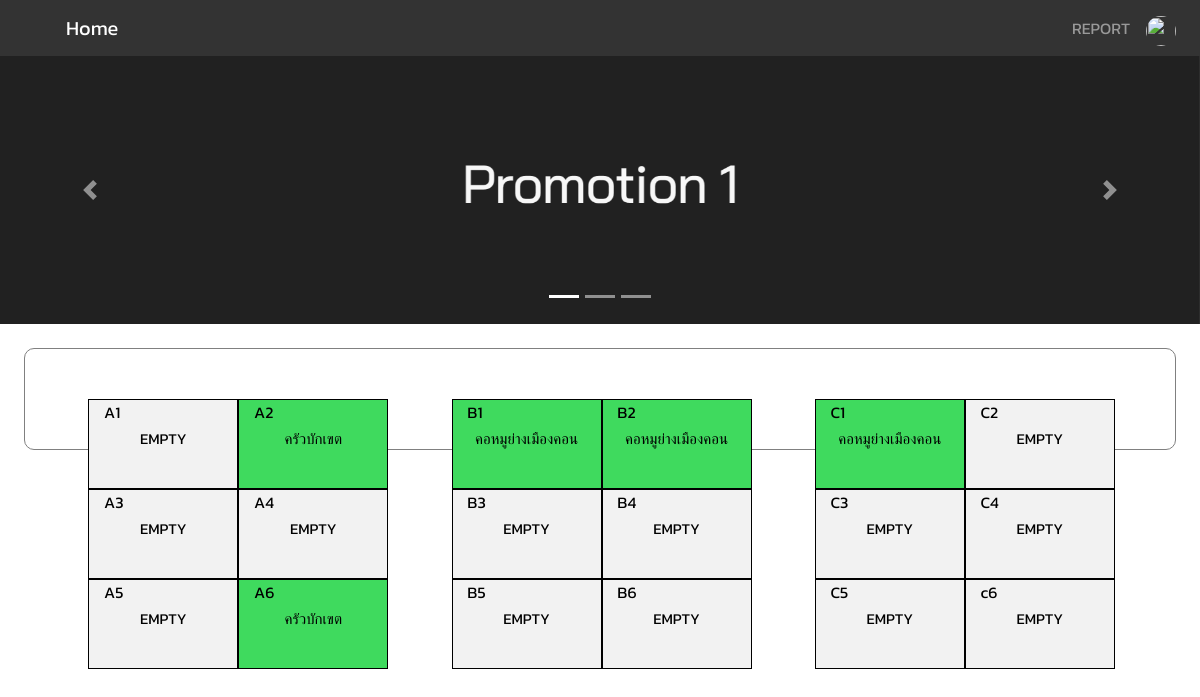
The app's page / (signed in) with its own data.
### tables this page shows
CREATE TABLE `block` (
  `block_id` int(10) NOT NULL,
  `block_code` varchar(255) NOT NULL,
  `shop_id` int(10) NOT NULL,
  `price` int(10) NOT NULL
);

CREATE TABLE `shop` (
  `shop_id` int(10) NOT NULL,
  `user_id` int(10) NOT NULL,
  `name` varchar(255) NOT NULL,
  `info` varchar(255) NOT NULL,
  `img` varchar(255) NOT NULL
);

### content/index.php (the view, shortened to what this page needs)
<body>
	<div id="carouselExampleIndicators" class="carousel slide" data-ride="carousel">
		<ol class="carousel-indicators">
			<li data-target="#carouselExampleIndicators" data-slide-to="0" class="active"></li>
			<li data-target="#carouselExampleIndicators" data-slide-to="1"></li>
			<li data-target="#carouselExampleIndicators" data-slide-to="2"></li>
		</ol>
		<div class="carousel-inner">
			<div class="carousel-item active">
				<img src="src/img/PM1.png" class="d-block w-100" alt="...">
			</div>
		</div>
		<a class="carousel-control-prev" href="#carouselExampleIndicators" role="button" data-slide="prev">
			<span class="carousel-control-prev-icon" aria-hidden="true"></span>
		</a>
		<a class="carousel-control-next" href="#carouselExampleIndicators" role="button" data-slide="next">
			<span class="carousel-control-next-icon" aria-hidden="true"></span>
		</a>
	</div>
	<div class="con">
		<?php
			if (isset($_SESSION['username'])) {
				$username = $_SESSION['username'];
				$query = mysqli_query($conn, "SELECT role FROM user WHERE username = '$username'") or die(mysqli_error($conn));
				$result = mysqli_fetch_array($query);
				$role = $result[0];
			}
			$count = 1;
			$query = mysqli_query($conn, "select * from block");
			while ($result = mysqli_fetch_assoc($query)) {
				$name_query = mysqli_query($conn, "select name from shop where shop_id =" . $result['shop_id']) or die(mysqli_error($query));
				$result_name = mysqli_fetch_assoc($name_query);
				$name = $result_name['name'];
				if ($count % 2 == 1) {
					$ml = "";
				};
				if ($count % 2 == 0) {
					$ml = "style='margin-left:0'";
				};
				if ($name == "EMPTY") {
					if (isset($role)) {
						if ($role == "merchant") { ?>
							<div class="card-act emp-card" <?php echo ($ml) ?> onclick="books('<?php echo $result['block_code']?>','<?php echo $result['price'] ?>');">
								<div class="nav-code"><span><?php echo ($result['block_code']) ?></span></div>
								<div class="t-incard"><span><?php echo ($name) ?></span></div>
							</div>
						<?php }
						else { ?>
							<div class="card-act emp-card" <?php echo ($ml) ?>>
								<div class="nav-code"><span><?php echo ($result['block_code']) ?></span></div>
								<div class="t-incard"><span><?php echo ($name) ?></span></div>
							</div>
						<?php }
					}
				}
				else { ?>
						<div class="card-act" <?php echo ($ml) ?> onclick="shop('<?php echo ($result['block_code']) ?>');">
							<div class="nav-code"><span><?php echo ($result['block_code']) ?></span></div>
							<div class="t-incard"><span><?php echo ($name) ?></span></div>
						</div>
				<?php }
				$count++;
			}
		?>
	</div>
</body>

### src/css/mystyle.css (style rules this page uses)
* { font-family: 'Kanit', sans-serif !important; }
.card-act { position: relative; display: -webkit-box; display: -webkit-flex; display: -moz-box; display: -ms-flexbox; display: flex; -ms-flex-direction: column; flex-direction: column; width: 12.5vw; height: 50%; word-wrap: break-word; background-color: rgb(63, 218, 94); background-clip: border-box; float: left; border: solid black 1px; height: 90px; margin-left: 5.5%; overflow: scroll; scrollbar-width: none; table-layout: fixed; border-collapse: collapse; cursor: pointer; }
.card-act .t-incard { width: 100% }
.emp-card { background-color: #f2f2f2; }
.con { text-align: center; border: solid gray 1.5px; border-radius: 10px; padding: 1.5%; margin-top: 2%; margin-left: 2%; margin-right: 2%; padding: 50px 0 50px 0; min-height: -webkit-fill-available; }
.t-incard { text-align: center; width: 100%; color: black; font-size: 15px; text-align: center; vertical-align: middle; line-height: 4rem; }
.nav-code { width: 100%; font-size: 16px; color: black; height: 8%; text-align: left; padding-left: 10%; }

### src/css/register.css (style rules this page uses)
* { margin: 0px; padding: 0px; box-sizing: border-box; }
body, html { height: 100%; font-family: 'kanit', sans-serif; }
a { font-family: 'kanit'; font-size: 14px; line-height: 1.7; color: #707070; margin: 0px; transition: all 0.4s; -webkit-transition: all 0.4s; -o-transition: all 0.4s; -moz-transition: all 0.4s; }
ul, li { margin: 0px; list-style-type: none; }

### src/css/change.css (style rules this page uses)
body { margin: 0; background-size: 100%; background-repeat: no-repeat; background-position: right top; background-attachment: fixed; font-family: 'Kanit', sans-serif; }

### src/css/shopedit.css (style rules this page uses)
body { margin: 0; background-color: red; background-size: 100%; background-repeat: no-repeat; background-position: right top; background-attachment: fixed; font-family: 'Kanit', sans-serif; }
.active, .pic1:hover { opacity: 1; }
.active, .demo:hover { opacity: 1; }

### src/css/shopinfo.css (style rules this page uses)
* { box-sizing: border-box; }
body { margin: 0; padding: 0; background-color: red; background-size: 100%; background-repeat: no-repeat; background-position: right top; background-attachment: fixed; font-family: 'Kanit', sans-serif; }

### src/css/demo.css (style rules this page uses)
*, *:after, *:before { -webkit-box-sizing: border-box; box-sizing: border-box; }
body { font-family: Avenir, 'Helvetica Neue', 'Lato', 'Segoe UI', Helvetica, Arial, sans-serif; color: #4b0f31; background-color: #f1e5e6; -webkit-font-smoothing: antialiased; -moz-osx-font-smoothing: grayscale; }
a { outline: none; color: #d3394c; text-decoration: none; }

### records on screen
block: block_code "A1", shop.name "EMPTY"
block: block_code "A2", shop.name "ครัวบักเขต"
block: block_code "B1", shop.name "คอหมูย่างเมืองคอน"
block: block_code "B2", shop.name "คอหมูย่างเมืองคอน"
block: block_code "C1", shop.name "คอหมูย่างเมืองคอน"
block: block_code "C2", shop.name "EMPTY"
block: block_code "A3", shop.name "EMPTY"
block: block_code "A4", shop.name "EMPTY"
block: block_code "B3", shop.name "EMPTY"
block: block_code "B4", shop.name "EMPTY"
block: block_code "C3", shop.name "EMPTY"
block: block_code "C4", shop.name "EMPTY"
block: block_code "A5", shop.name "EMPTY"
block: block_code "A6", shop.name "ครัวบักเขต"
block: block_code "B5", shop.name "EMPTY"
block: block_code "B6", shop.name "EMPTY"
block: block_code "C5", shop.name "EMPTY"
block: block_code "c6", shop.name "EMPTY"
